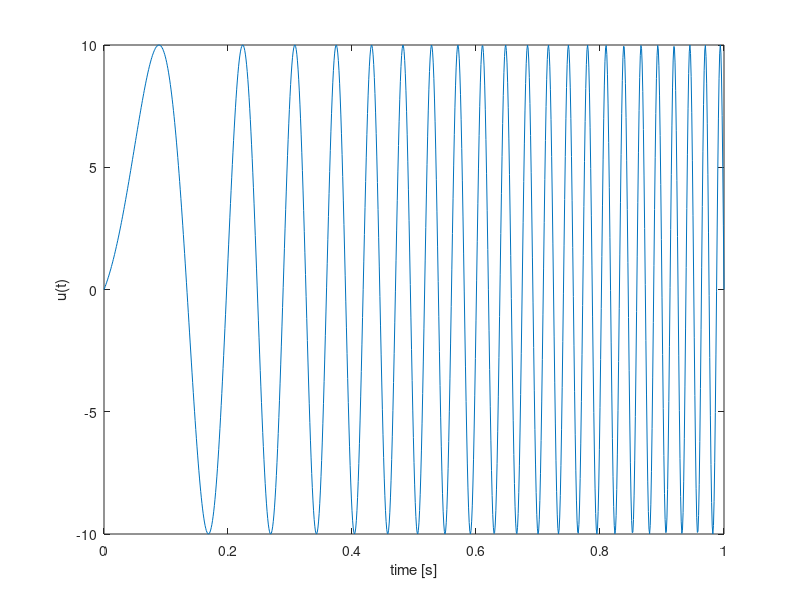

The MATLAB script that drew this image:
% swept sine signal
  
% param
Ts = 1/1e3;
T0 = 1; % period [s]
f0 = 1/T0; % frequency
k1 = 1; % [k1*f0,k2*f0] lowest and highest frequency respectively
k2 = 42; % k2 > k1, natural numbers
a = pi*(k2-k1)*f0^2;
b = 2*pi*k1*f0;
A = 10; % amplitude

tvec= 0:Ts:T0;
% signal
u = A*sin((a*tvec+b).*tvec);
plot(tvec,u)
xlabel('time [s]')
ylabel('u(t)')
